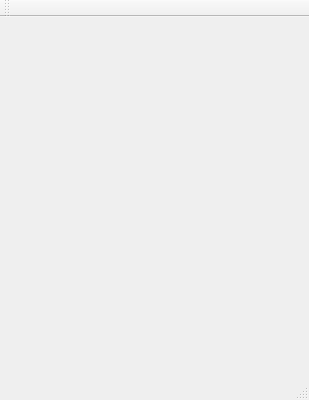
<?xml version="1.0" encoding="UTF-8"?>
<ui version="4.0">
 <class>LAB1011Class</class>
 <widget class="QMainWindow" name="LAB1011Class">
  <property name="geometry">
   <rect>
    <x>0</x>
    <y>0</y>
    <width>309</width>
    <height>400</height>
   </rect>
  </property>
  <property name="windowTitle">
   <string>LAB1011</string>
  </property>
  <widget class="QWidget" name="centralWidget"/>
  <widget class="QMenuBar" name="menuBar">
   <property name="geometry">
    <rect>
     <x>0</x>
     <y>0</y>
     <width>309</width>
     <height>22</height>
    </rect>
   </property>
  </widget>
  <widget class="QToolBar" name="mainToolBar">
   <attribute name="toolBarArea">
    <enum>TopToolBarArea</enum>
   </attribute>
   <attribute name="toolBarBreak">
    <bool>false</bool>
   </attribute>
  </widget>
  <widget class="QStatusBar" name="statusBar"/>
 </widget>
 <layoutdefault spacing="6" margin="11"/>
 <resources>
  <include location="LAB1011.qrc"/>
 </resources>
 <connections/>
</ui>
